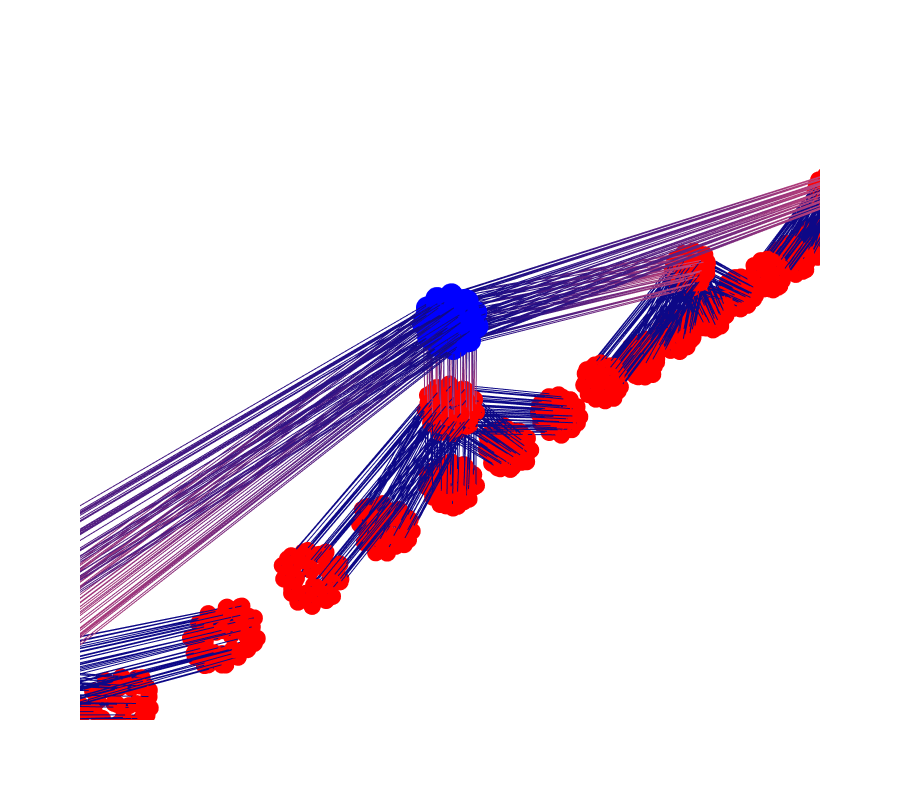

Notebook source saved alongside this figure:
### Markdown cell above
Plot a generated tree.

### Code cell
fig = plt.figure(figsize=(10,8)); ax = fig.add_subplot(projection='3d')
for i in range(n):
    plot_tree_3d_scatter(tree,'value',selector=lambda z: z.reshape((n,d))[i],ax=ax)
plt.gca().set_title('Sampled tree without leaf noise')
plt.show()

plot_tree_3d_shape(tree,'value',scale=.5)
